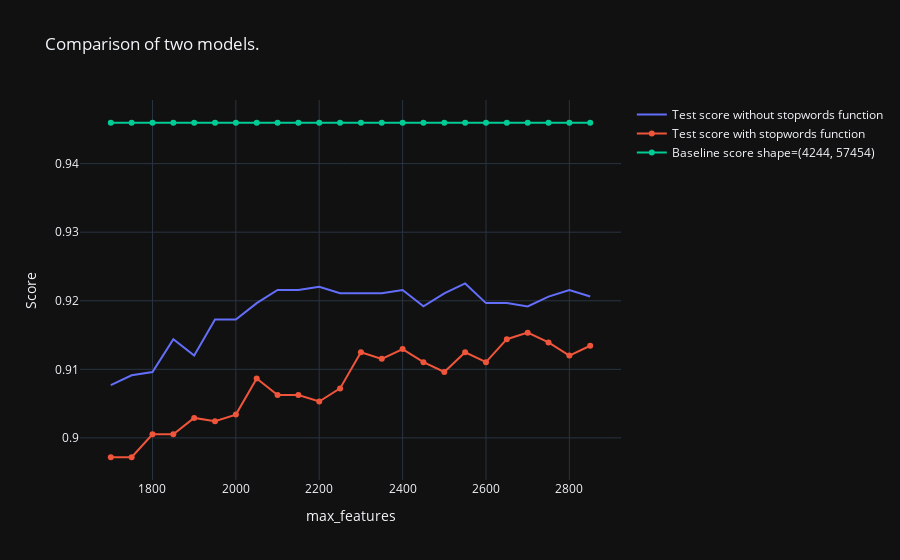

Notebook code for this chart:
### Code cell
fig = go.Figure()
fig.add_trace(go.Scatter(x=list(range(min_value,max_value, step_value)), y=score_test_lst,
                    mode='lines',
                    name='Test score without stopwords function'))
fig.add_trace(go.Scatter(x=list(range(min_value,max_value, step_value)), y=score_test_lst2,
                    mode='lines+markers',
                    name='Test score with stopwords function'))
fig.add_trace(go.Scatter(x=list(range(min_value,max_value, step_value)), y=[base_line]*(max_value-min_value),
                    mode='lines+markers',
                    name=f'Baseline score shape={t_shape}'))

fig.update_layout(title='Comparison of two models.',
                   xaxis_title='max_features',
                   yaxis_title='Score')
fig.show()

### Figure 1 — Plotly figure (JSON) as saved in the notebook; plotly's stock layout.template omitted (floating-point values rounded to 4 significant figures; data arrays with more than 128 entries replaced by an {"elided": "..."} marker saying what was removed)
{"data": [{"mode": "lines", "name": "Test score without stopwords function", "type": "scatter", "x": [1700, 1750, 1800, 1850, 1900, 1950, 2000, 2050, 2100, 2150, 2200, 2250, 2300, 2350, 2400, 2450, 2500, 2550, 2600, 2650, 2700, 2750, 2800, 2850], "y": [0.9077, 0.9091, 0.9096, 0.9144, 0.912, 0.9173, 0.9173, 0.9197, 0.9216, 0.9216, 0.922, 0.9211, 0.9211, 0.9211, 0.9216, 0.9192, 0.9211, 0.9225, 0.9197, 0.9197, 0.9192, 0.9206, 0.9216, 0.9206]}, {"mode": "lines+markers", "name": "Test score with stopwords function", "type": "scatter", "x": [1700, 1750, 1800, 1850, 1900, 1950, 2000, 2050, 2100, 2150, 2200, 2250, 2300, 2350, 2400, 2450, 2500, 2550, 2600, 2650, 2700, 2750, 2800, 2850], "y": [0.8972, 0.8972, 0.9005, 0.9005, 0.9029, 0.9024, 0.9034, 0.9087, 0.9063, 0.9063, 0.9053, 0.9072, 0.9125, 0.9115, 0.913, 0.911, 0.9096, 0.9125, 0.911, 0.9144, 0.9154, 0.9139, 0.912, 0.9134]}, {"mode": "lines+markers", "name": "Baseline score shape=(4244, 57454)", "type": "scatter", "x": [1700, 1750, 1800, 1850, 1900, 1950, 2000, 2050, 2100, 2150, 2200, 2250, 2300, 2350, 2400, 2450, 2500, 2550, 2600, 2650, 2700, 2750, 2800, 2850], "y": {"elided": "1200 float values"}}], "layout": {"autosize": true, "title": {"text": "Comparison of two models."}, "xaxis": {"autorange": true, "range": [1629.0, 2921.0], "title": {"text": "max_features"}, "type": "linear"}, "yaxis": {"autorange": true, "range": [0.8932, 0.95], "title": {"text": "Score"}, "type": "linear"}}}
